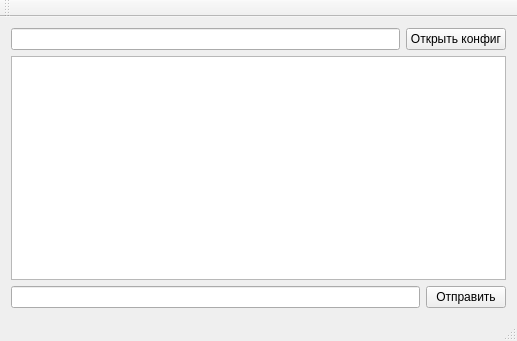
<?xml version="1.0" encoding="UTF-8"?>
<ui version="4.0">
 <class>MainWindow</class>
 <widget class="QMainWindow" name="MainWindow">
  <property name="geometry">
   <rect>
    <x>0</x>
    <y>0</y>
    <width>517</width>
    <height>341</height>
   </rect>
  </property>
  <property name="windowTitle">
   <string>MainWindow</string>
  </property>
  <widget class="QWidget" name="centralWidget">
   <layout class="QVBoxLayout" name="verticalLayout">
    <item>
     <layout class="QHBoxLayout" name="horizontalLayout_2">
      <item>
       <widget class="QLineEdit" name="lineEdit_config">
        <property name="readOnly">
         <bool>true</bool>
        </property>
       </widget>
      </item>
      <item>
       <widget class="QPushButton" name="openConfigButton">
        <property name="text">
         <string>Открыть конфиг</string>
        </property>
       </widget>
      </item>
     </layout>
    </item>
    <item>
     <widget class="QListWidget" name="messageHistory"/>
    </item>
    <item>
     <layout class="QHBoxLayout" name="horizontalLayout">
      <item>
       <widget class="QLineEdit" name="userMessage"/>
      </item>
      <item>
       <widget class="QPushButton" name="sendButton">
        <property name="text">
         <string>Отправить</string>
        </property>
       </widget>
      </item>
     </layout>
    </item>
   </layout>
  </widget>
  <widget class="QMenuBar" name="menuBar">
   <property name="geometry">
    <rect>
     <x>0</x>
     <y>0</y>
     <width>517</width>
     <height>28</height>
    </rect>
   </property>
  </widget>
  <widget class="QToolBar" name="mainToolBar">
   <attribute name="toolBarArea">
    <enum>TopToolBarArea</enum>
   </attribute>
   <attribute name="toolBarBreak">
    <bool>false</bool>
   </attribute>
  </widget>
  <widget class="QStatusBar" name="statusBar"/>
 </widget>
 <layoutdefault spacing="6" margin="11"/>
 <tabstops>
  <tabstop>lineEdit_config</tabstop>
  <tabstop>openConfigButton</tabstop>
  <tabstop>messageHistory</tabstop>
  <tabstop>userMessage</tabstop>
  <tabstop>sendButton</tabstop>
 </tabstops>
 <resources/>
 <connections>
  <connection>
   <sender>userMessage</sender>
   <signal>returnPressed()</signal>
   <receiver>sendButton</receiver>
   <slot>click()</slot>
   <hints>
    <hint type="sourcelabel">
     <x>320</x>
     <y>291</y>
    </hint>
    <hint type="destinationlabel">
     <x>452</x>
     <y>301</y>
    </hint>
   </hints>
  </connection>
 </connections>
</ui>
